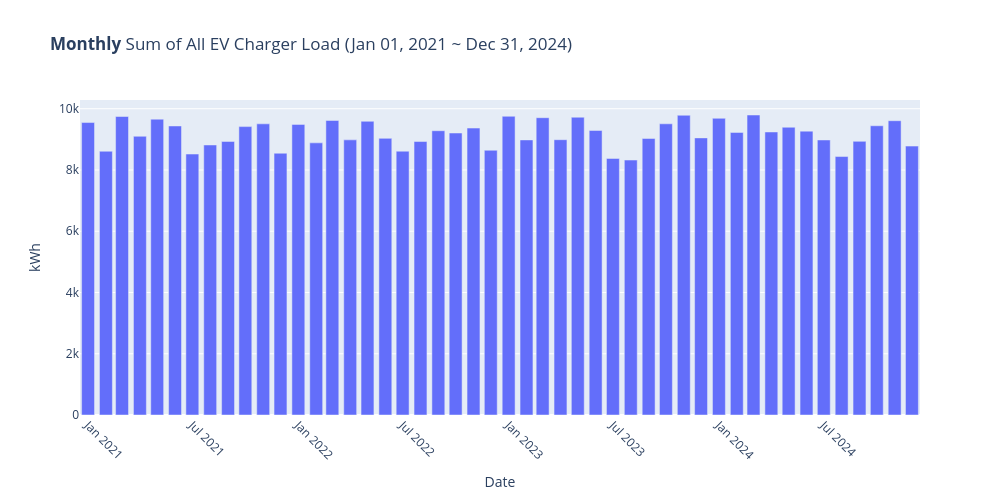

The cell this chart's notebook holds for it:
### Markdown cell above
## Monthly EV Charger consumption over entire history

### Code cell
# Create a copy to prepare the data with.
df = df_evch.copy()

# Pull out a date component out of timestamp to aggregate over.
df['year_month'] = df['date_hour'].dt.strftime('%Y-%m')

# Sum EV Chargers for all parkades for each month.
df_monthly = sum_loads(df, 'year_month', 'kWh')

# Order the data by correct year month notion and not by alphabetically.
df_monthly = df_monthly.sort_values('year_month').reset_index()

# Prepare a title with a date range.
title = add_date_range(df, time_col = 'date_hour', 
                       desc_str = '<b>Monthly</b> Sum of All EV Charger Load')

# Plot.
fig = px.bar(df_monthly, 
        x = 'year_month', y = 'kWh',
        title = title,
        labels = {'year_month':'Date'},
        width = 1000, height = 500,
        range_y = [0, max(df_monthly['kWh'])*1.05]
      )
fig.update_xaxes(tickangle=45)
fig.show()

### Figure 1 — Plotly figure (JSON) as saved in the notebook; plotly's stock layout.template omitted (floating-point values rounded to 4 significant figures)
{"data": [{"alignmentgroup": "True", "hovertemplate": "Date=%{x}<br>kWh=%{y}<extra></extra>", "legendgroup": "", "marker": {"color": "#636efa", "pattern": {"shape": ""}}, "name": "", "offsetgroup": "", "orientation": "v", "showlegend": false, "textposition": "auto", "type": "bar", "x": ["2021-01", "2021-02", "2021-03", "2021-04", "2021-05", "2021-06", "2021-07", "2021-08", "2021-09", "2021-10", "2021-11", "2021-12", "2022-01", "2022-02", "2022-03", "2022-04", "2022-05", "2022-06", "2022-07", "2022-08", "2022-09", "2022-10", "2022-11", "2022-12", "2023-01", "2023-02", "2023-03", "2023-04", "2023-05", "2023-06", "2023-07", "2023-08", "2023-09", "2023-10", "2023-11", "2023-12", "2024-01", "2024-02", "2024-03", "2024-04", "2024-05", "2024-06", "2024-07", "2024-08", "2024-09", "2024-10", "2024-11", "2024-12"], "xaxis": "x", "y": [9548.0, 8612.0, 9746.0, 9100.0, 9659.0, 9437.0, 8520.0, 8817.0, 8932.0, 9417.0, 9507.0, 8547, 9489.0, 8886.0, 9617.0, 8983.0, 9589.0, 9033.0, 8614.0, 8929.0, 9282.0, 9208.0, 9368.0, 8645.0, 9753.0, 8982.0, 9708.0, 8989.0, 9723.0, 9290.0, 8377.0, 8324.0, 9029.0, 9508.0, 9787.0, 9048.0, 9687.0, 9227.0, 9795.0, 9241.0, 9396.0, 9268.0, 8980.0, 8439.0, 8935.0, 9444.0, 9609.0, 8780.0], "yaxis": "y"}], "layout": {"barmode": "relative", "height": 500, "legend": {"tracegroupgap": 0}, "title": {"text": "<b>Monthly</b> Sum of All EV Charger Load (Jan 01, 2021 ~ Dec 31, 2024)"}, "width": 1000, "xaxis": {"anchor": "y", "domain": [0, 1], "tickangle": 45, "title": {"text": "Date"}}, "yaxis": {"anchor": "x", "domain": [0, 1], "range": [0, 10290.0], "title": {"text": "kWh"}}}}
